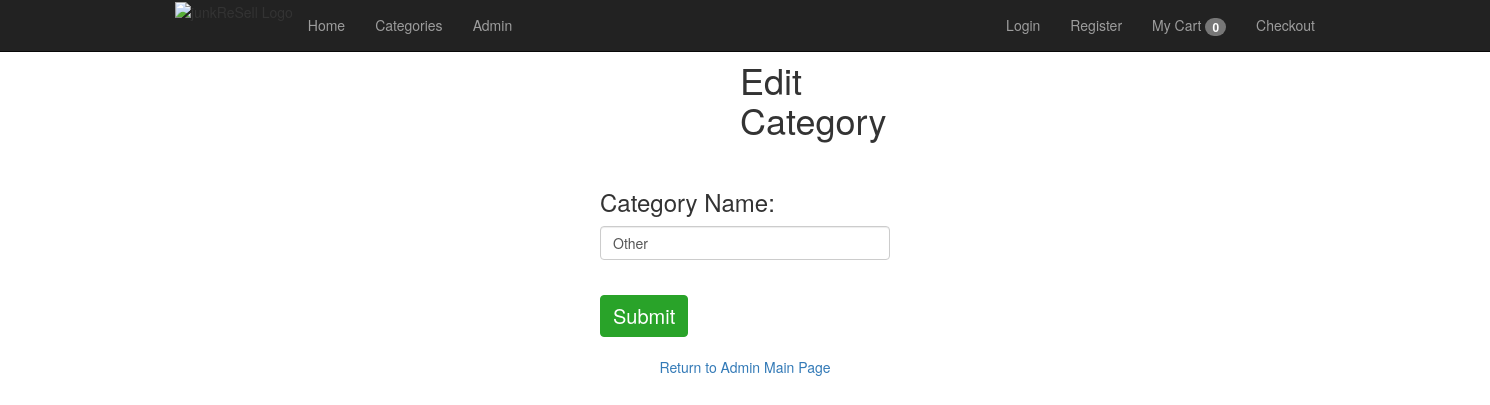
/admin/editcategory.php?id=5, run on an earlier commit of the app's database.
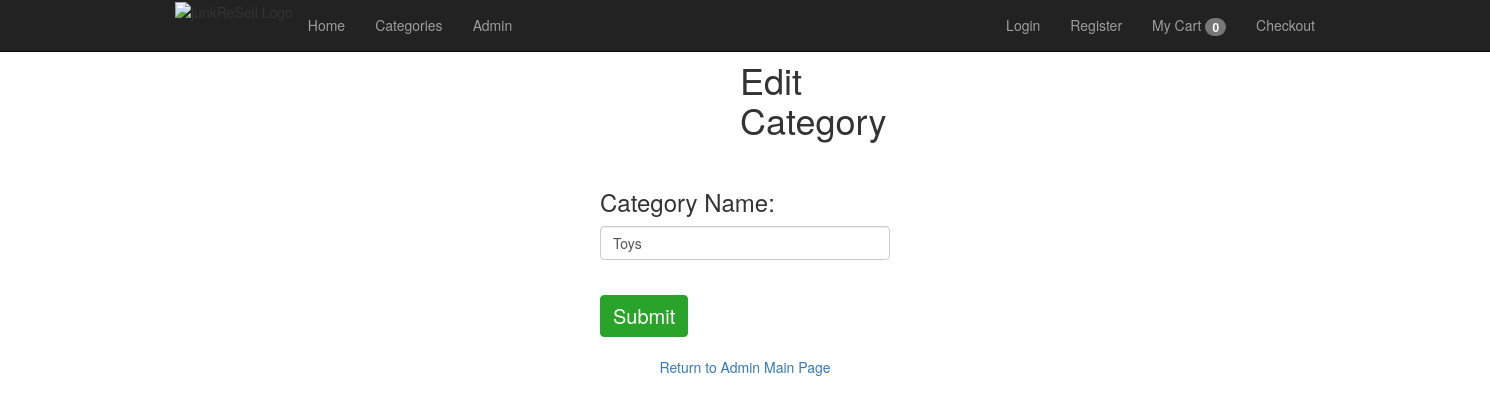
And on a later commit of the database.
### tables this page shows
CREATE TABLE `category` (
  `categoryID` int(11) NOT NULL,
  `categoryName` varchar(255) NOT NULL
);

### admin/editcategory.php (the view, shortened to what this page needs)
<?php
  global $db;
  $catID = $_GET['id'];
	$query = "SELECT * FROM category
              WHERE categoryID = '$catID'";
    $statement = $db->prepare($query);
    $statement->execute();
    $categories = $statement->fetchAll();
?>
<?php include '../view/header.php'; ?>
    <main>
      <h1 style="padding-left: 740px; padding-right: 740px">Edit Category </h1><br>
      <form method="POST" action="editcategoryconfirm.php?id=<?php echo $categories[0]['categoryID']; ?>"
            style="padding-left: 600px; padding-right: 600px">
      <div class="form-group">
        <h3>Category Name:</h3>
        <input type="text" name="name" class="form-control" value="<?php echo $categories[0]['categoryName']; ?>" required><br>
      </div>
        <input id="button" type="submit" name="submit" value="Submit" class="btn btn-primary dropdown-toggle"
              data-toggle="dropdown" style="background-color: #29a329; font-size: 20px; border-color:#29a329;">
      </form><br>
      <p align="center"><a href="index.php">Return to Admin Main Page</a></p>
    </main>
  </body>
</html>

What changed in the data, as far as the page shows it:
changed category: name "Other" → "Toys"
